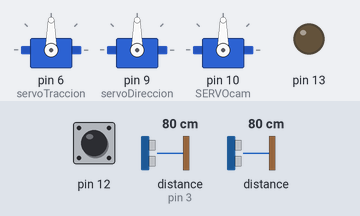
Simulated run of this sketch. Board: Arduino Uno, built with avr-gcc and run on an emulated ATmega328P. Parts: 3 × servo, output pins drawn as LEDs (lit = HIGH). The inputs (shaded band) are chosen by the test bench; at power-on: distance to the obstacle 80 cm, pin 12 HIGH, distance to the obstacle (sensor on pin 3) 80 cm. The echo pulse lasts 58.3 µs per cm.

Above: at 1.2 s.
1.3 s: distance to the obstacle (sensor 203) set to 76 cm
At 2.5 s:
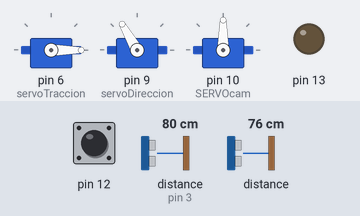
2.9 s: distance to the obstacle (sensor 203) set to 2 cm
At 4.1 s:
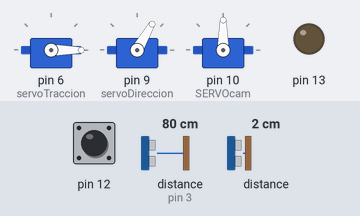
4.4 s: distance to the obstacle (sensor 203) set to 35 cm
At 4.8 s:
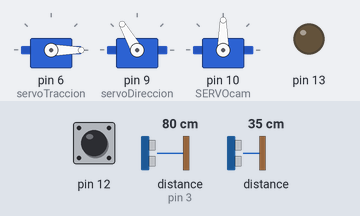
6.0 s: distance to the obstacle (sensor 203) set to 4 cm
At 7.4 s:
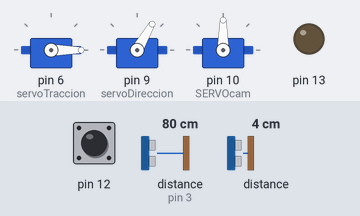
Timing chart, 0 to 8.6 s (numbered marks = the images above; inputs shaded):
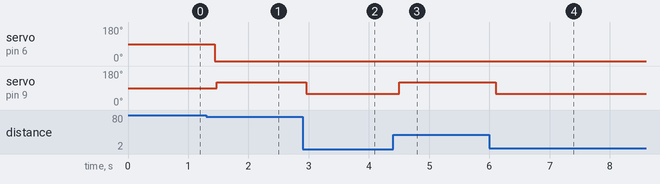

The sketch:

SEGUIDOR_V1.20.ino
```cpp
#include <HCSR04.h>
HCSR04 hc(2, new int[4]{3, 4, 5, 7}, 4); //initialisation class HCSR04 (trig pin , echo pin, number of sensor)

#include <Servo.h>
Servo servoTraccion;
Servo servoDireccion;
Servo SERVOcam;
int i=0;
int dir=90;
int distDE=15;  // SENSOR 0 derecho
int distFR=110; // SENSOR 1 frontal
int distIZ=15;  // SENSOR 2 izquierdo
int distTR=15;  // SENSOR 3 trasero
int Izda=130;
int Dcha=50;
int Recto=90;
int Para=90;
int Avanza=0;
int Retrocede=180;
int lectura=0;
int CASO;

void setup()
{ //Serial.begin(9600);
pinMode (12, INPUT);
pinMode (13, OUTPUT);

servoTraccion.attach(6);  // 180 AVANZA   90 STOP    0 RETROCEDE
servoDireccion.attach(9);  // 50 DCHA   90 RECTO   130 IZDA
SERVOcam.attach(10);      // 0 DCHA   90 RECTO   180 IZDA
servoTraccion.write(90);
servoDireccion.write(dir);
SERVOcam.write(90);

while (digitalRead(12) == LOW) {
    digitalWrite(13, HIGH);
    delay(100);
    digitalWrite(13, LOW);
    delay(100);
  }

 }

void scanINIT(){
  while (true){
distDE=hc.dist(0);
delay(60);
distIZ=hc.dist(2);
delay(60);
if ((distDE>2)&&(distDE<90)&&(distIZ>2)&&(distIZ<90))
    {break;}
}

if (distDE > distIZ) {
   CASO=1;
   desaparcaCW();
   } //CW a izquierdas

if (distDE < distIZ) {
   CASO=0;
   desaparcaCCW();
   } //CWW a derechas
}


void desaparcaCW(){


giroCW();
}


void giroCW(){

servoTraccion.write(0);
servoDireccion.write(dir);
distIZ=hc.dist(2);
delay(30);

dir=(80+3*(-15+distIZ)); //15 es la distancia a la pared y *3 es el factor de coreección de la dirección

dir = constrain(dir, 60, 120);

servoDireccion.write(dir);

}


void desaparcaCCW(){

  giroCCW();
}


void giroCCW(){
}


void loop()
{
 scanINIT();
}
```

Measured:
- the behaviour switches between 80 and 79 cm on distance to the obstacle (sensor 203) (found by bisection; images 0 and 1)
- after the input at 1.3 s, servo on pin 6 (servoTraccion): 90° → 0° after 0.14 s; servo on pin 9 (servoDireccion): 90° → 120° after 0.17 s
- after the input at 2.9 s, servo on pin 9 (servoDireccion): 120° → 60° after 0.06 s
- after the input at 4.4 s, servo on pin 9 (servoDireccion): 60° → 120° after 0.10 s
- after the input at 6.0 s, servo on pin 9 (servoDireccion): 120° → 60° after 0.11 s
